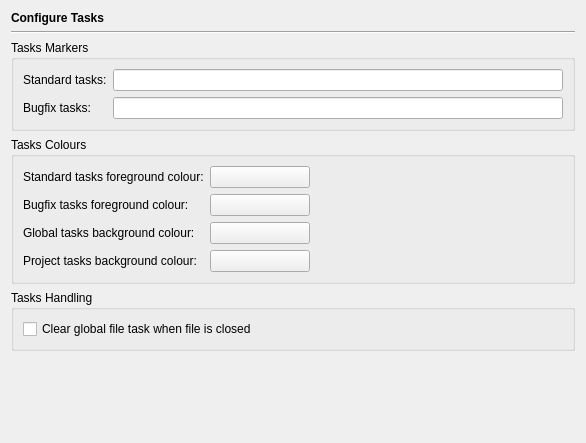
<?xml version="1.0" encoding="UTF-8"?>
<ui version="4.0">
 <class>TasksPage</class>
 <widget class="QWidget" name="TasksPage">
  <property name="geometry">
   <rect>
    <x>0</x>
    <y>0</y>
    <width>586</width>
    <height>443</height>
   </rect>
  </property>
  <layout class="QVBoxLayout" name="verticalLayout">
   <item>
    <widget class="QLabel" name="headerLabel">
     <property name="text">
      <string>&lt;b&gt;Configure Tasks&lt;/b&gt;</string>
     </property>
    </widget>
   </item>
   <item>
    <widget class="Line" name="line11_2_2_2">
     <property name="frameShape">
      <enum>QFrame::HLine</enum>
     </property>
     <property name="frameShadow">
      <enum>QFrame::Sunken</enum>
     </property>
     <property name="orientation">
      <enum>Qt::Horizontal</enum>
     </property>
    </widget>
   </item>
   <item>
    <widget class="QGroupBox" name="groupBox">
     <property name="title">
      <string>Tasks Markers</string>
     </property>
     <layout class="QGridLayout">
      <item row="0" column="1">
       <widget class="QLineEdit" name="tasksMarkerEdit">
        <property name="toolTip">
         <string>Enter the tasks markers separated by a space character.</string>
        </property>
       </widget>
      </item>
      <item row="0" column="0">
       <widget class="QLabel" name="textLabel4_3">
        <property name="text">
         <string>Standard tasks:</string>
        </property>
       </widget>
      </item>
      <item row="1" column="1">
       <widget class="QLineEdit" name="tasksMarkerBugfixEdit">
        <property name="toolTip">
         <string>Enter the tasks markers separated by a space character.</string>
        </property>
        <property name="text">
         <string/>
        </property>
       </widget>
      </item>
      <item row="1" column="0">
       <widget class="QLabel" name="textLabel5_3">
        <property name="text">
         <string>Bugfix tasks:</string>
        </property>
       </widget>
      </item>
     </layout>
    </widget>
   </item>
   <item>
    <widget class="QGroupBox" name="groupBox_2">
     <property name="title">
      <string>Tasks Colours</string>
     </property>
     <layout class="QGridLayout">
      <item row="3" column="1">
       <widget class="QPushButton" name="tasksProjectBgColourButton">
        <property name="minimumSize">
         <size>
          <width>100</width>
          <height>0</height>
         </size>
        </property>
        <property name="toolTip">
         <string>Select the background colour for project tasks.</string>
        </property>
        <property name="text">
         <string/>
        </property>
       </widget>
      </item>
      <item row="2" column="1">
       <widget class="QPushButton" name="tasksBgColourButton">
        <property name="minimumSize">
         <size>
          <width>100</width>
          <height>0</height>
         </size>
        </property>
        <property name="toolTip">
         <string>Select the background colour for global tasks.</string>
        </property>
        <property name="text">
         <string/>
        </property>
       </widget>
      </item>
      <item row="1" column="1">
       <widget class="QPushButton" name="tasksBugfixColourButton">
        <property name="minimumSize">
         <size>
          <width>100</width>
          <height>0</height>
         </size>
        </property>
        <property name="toolTip">
         <string>Select the colour for bugfix tasks.</string>
        </property>
        <property name="text">
         <string/>
        </property>
       </widget>
      </item>
      <item row="0" column="1">
       <widget class="QPushButton" name="tasksColourButton">
        <property name="minimumSize">
         <size>
          <width>100</width>
          <height>0</height>
         </size>
        </property>
        <property name="toolTip">
         <string>Select the colour for standard tasks.</string>
        </property>
        <property name="text">
         <string/>
        </property>
       </widget>
      </item>
      <item row="1" column="0">
       <widget class="QLabel" name="textLabel2_8">
        <property name="text">
         <string>Bugfix tasks foreground colour:</string>
        </property>
       </widget>
      </item>
      <item row="2" column="0">
       <widget class="QLabel" name="textLabel6_3">
        <property name="text">
         <string>Global tasks background colour:</string>
        </property>
       </widget>
      </item>
      <item row="3" column="0">
       <widget class="QLabel" name="textLabel3_4">
        <property name="text">
         <string>Project tasks background colour:</string>
        </property>
       </widget>
      </item>
      <item row="0" column="0">
       <widget class="QLabel" name="textLabel1_3">
        <property name="text">
         <string>Standard tasks foreground colour:</string>
        </property>
       </widget>
      </item>
      <item row="1" column="2">
       <spacer>
        <property name="orientation">
         <enum>Qt::Horizontal</enum>
        </property>
        <property name="sizeHint" stdset="0">
         <size>
          <width>40</width>
          <height>20</height>
         </size>
        </property>
       </spacer>
      </item>
     </layout>
    </widget>
   </item>
   <item>
    <widget class="QGroupBox" name="groupBox_3">
     <property name="title">
      <string>Tasks Handling</string>
     </property>
     <layout class="QHBoxLayout" name="horizontalLayout">
      <item>
       <widget class="QCheckBox" name="clearCheckBox">
        <property name="toolTip">
         <string>Select to clear global file tasks when the file is closed</string>
        </property>
        <property name="text">
         <string>Clear global file task when file is closed</string>
        </property>
       </widget>
      </item>
     </layout>
    </widget>
   </item>
   <item>
    <spacer>
     <property name="orientation">
      <enum>Qt::Vertical</enum>
     </property>
     <property name="sizeHint" stdset="0">
      <size>
       <width>20</width>
       <height>40</height>
      </size>
     </property>
    </spacer>
   </item>
  </layout>
 </widget>
 <tabstops>
  <tabstop>tasksMarkerEdit</tabstop>
  <tabstop>tasksMarkerBugfixEdit</tabstop>
  <tabstop>tasksColourButton</tabstop>
  <tabstop>tasksBugfixColourButton</tabstop>
  <tabstop>tasksBgColourButton</tabstop>
  <tabstop>tasksProjectBgColourButton</tabstop>
 </tabstops>
 <resources/>
 <connections/>
</ui>
